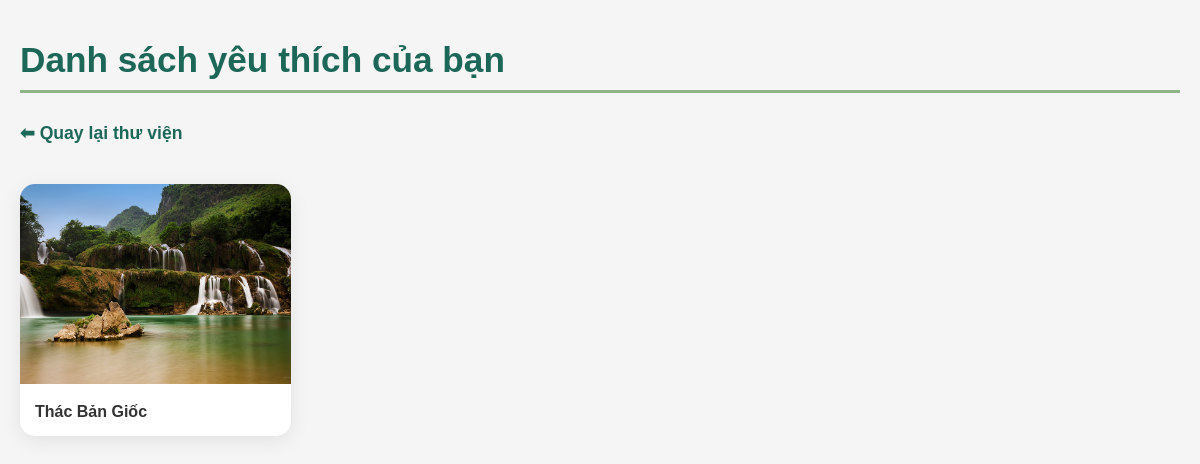
Screenshot of /favorite/list (signed in) with the database file from the repository.
### models.py (models this page shows)
class Image(db.Model):
    __tablename__ = "images"
    id = db.Column(db.Integer, primary_key=True)
    name = db.Column(db.String, nullable=False)
    tags = db.Column(db.String)
    filename = db.Column(db.String)
    description = db.Column(db.Text)
    rating = db.Column(db.Float)
    rating_count = db.Column(db.Integer, default=1) # So luong nguoi danh gia
    address = db.Column(db.String)   # <── thêm dòng này

### add_favorites/routes.py (the view)
@favorite_bp.get("/list")
def list_favorites():
    if "user_id" not in session:
        return redirect(url_for("login", next=url_for("favorite_bp.list_favorites")))
    user_id = session["user_id"]
    favs = db.session.query(Favorite).filter_by(user_id=user_id).all()
    img_ids = [f.image_id for f in favs]
    images = db.session.query(Image).filter(Image.id.in_(img_ids)).all()
    return render_template("favorites.html", images=images)

### app.py (called while the page is built)
@login_manager.user_loader
def load_user(user_id):
    return User.query.get(int(user_id))

### add_favorites/htmltemplates/favorites.html (shortened to what this page needs)
<!DOCTYPE html>
<html lang="vi">
<head>
</head>
<body>
  <h1>Danh sách yêu thích của bạn</h1>
  <a href="/" class="back-link">⬅ Quay lại thư viện</a>
{% if images %}
    <div class="favorites-grid">
        {% for img in images %}
        <div class="image-card" data-id="{{ img.id }}">
            <a href="{{ url_for('image_detail', image_id=img.id) }}">
                <img src="/static/images/{{ img.filename }}" alt="{{ img.name }}">
                <div class="image-info">
                    <p>{{ img.name }}</p>
                </div>
            </a>
        </div>
        {% endfor %}
    </div>
{% else %}
  <p class="empty-message">Bạn chưa có ảnh yêu thích nào. Hãy khám phá và thêm vào!</p>
{% endif %}
</body>
</html>

### add_favorites/htmltemplates/favorites.html (style rules this page uses)
body { font-family: 'Poppins', sans-serif; background-color: #f5f5f5; color: #333; max-width: 1200px; margin: 40px auto; padding: 0 20px; }
h1 { font-size: 2.2em; font-weight: 700; color: #1C6758; margin-bottom: 30px; border-bottom: 3px solid #8EB486; padding-bottom: 10px; }
.back-link { font-size: 1.1em; margin-bottom: 40px; display: block; }
a { text-decoration: none; color: #1C6758; font-weight: 600; transition: color 0.3s; }
.favorites-grid { display: grid; grid-template-columns: repeat(auto-fill, minmax(250px, 1fr)); gap: 25px; }
.image-card { background: white; border-radius: 15px; overflow: hidden; box-shadow: 0 5px 20px rgba(0,0,0,0.08); transition: 0.3s; position: relative; }
.image-card img { width: 100%; height: 200px; object-fit: cover; }
.image-info { padding: 15px; }
.image-info p { font-size: 1em; font-weight: 600; color: #333; margin: 0; text-align: left; }

### rows the page displays
Image: filename (picture), name "Thác Bản Giốc"
